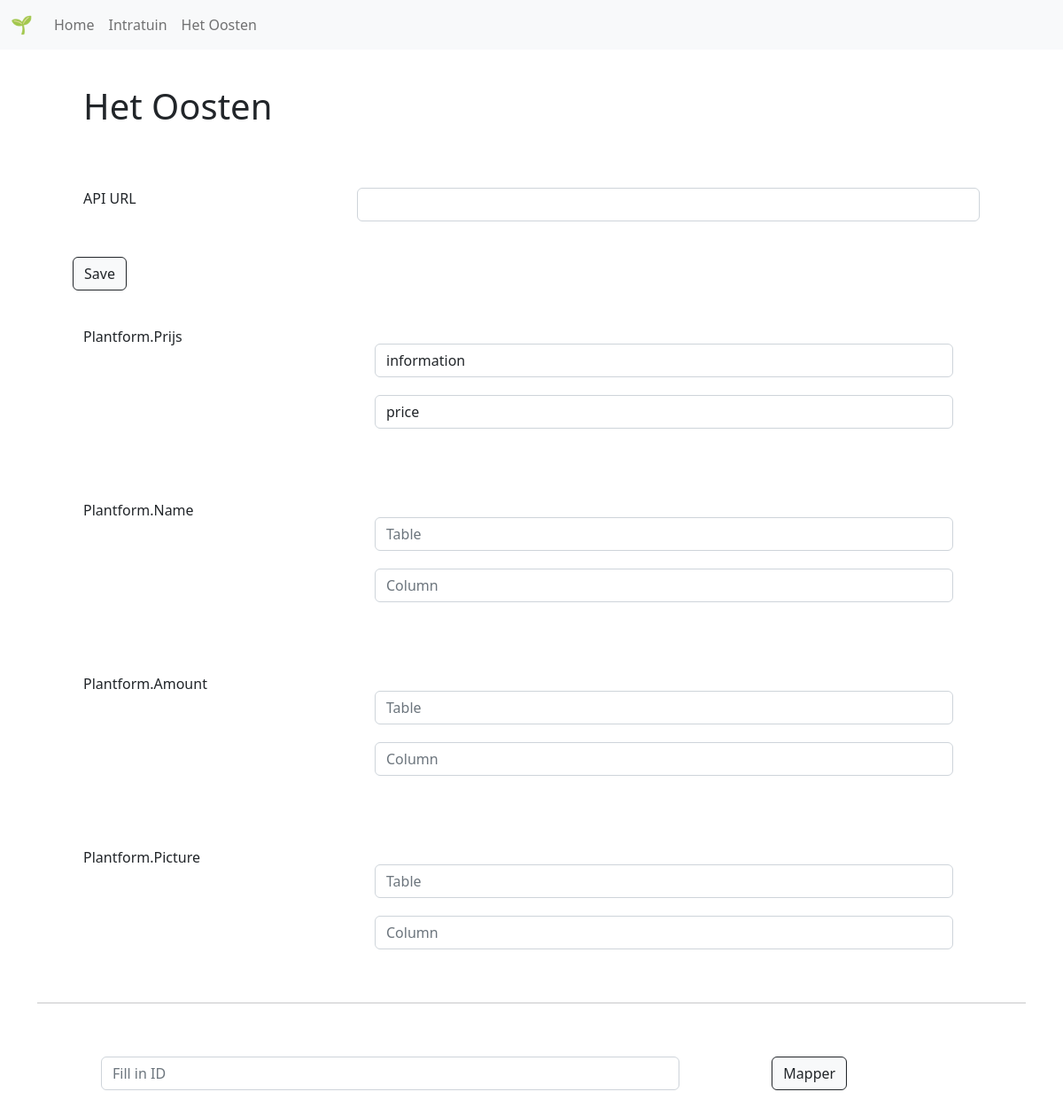
The page /het_oosten on the database as committed earlier.
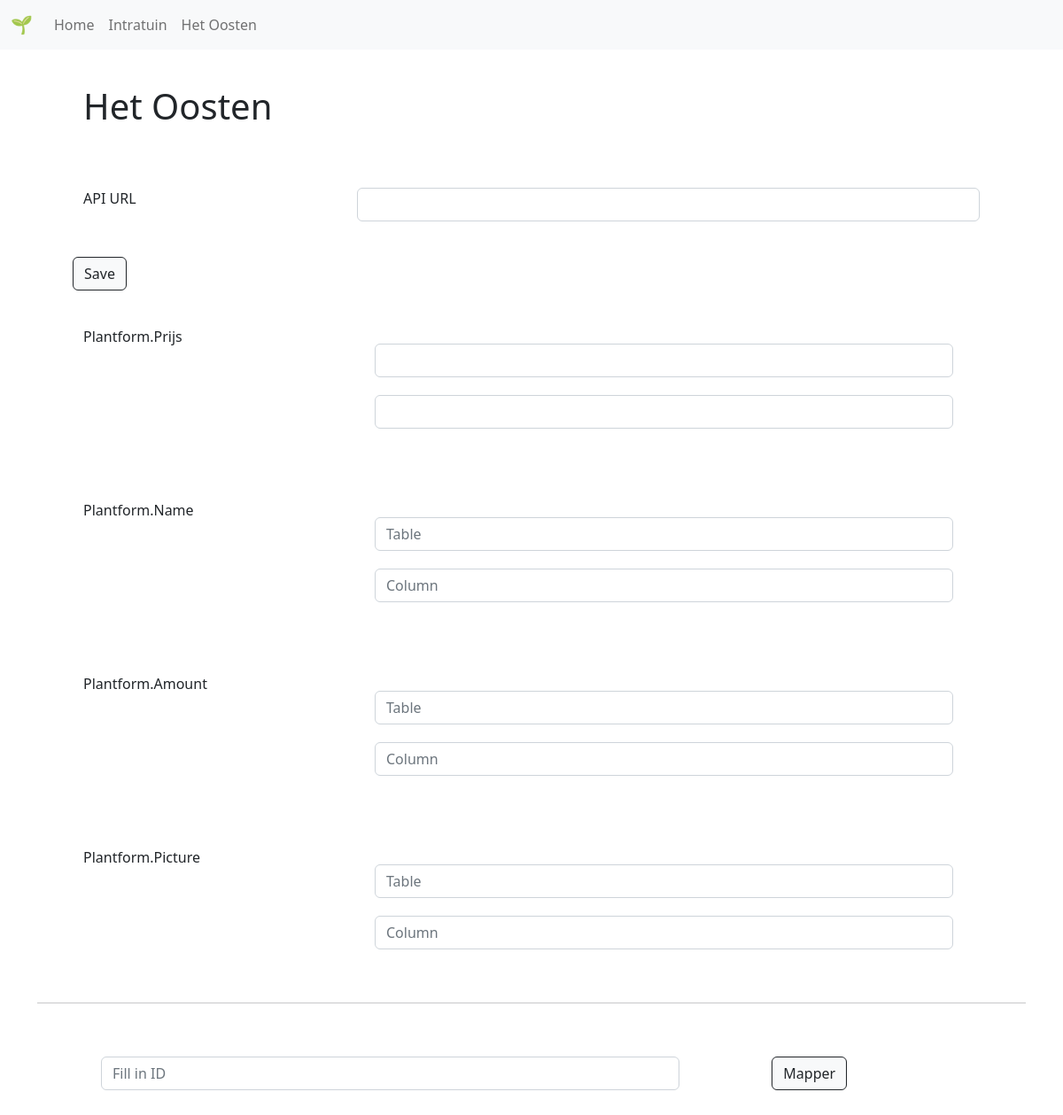
The same page on the database as committed later.
### tables this page shows
CREATE TABLE customers (id INTEGER PRIMARY KEY AUTOINCREMENT, name TEXT NOT NULL, suffix TEXT NOT NULL, url TEXT NOT NULL, source TEXT NOT NULL, pricetable TEXT NOT NULL, pricefield TEXT NOT NULL, nametable TEXT NOT NULL, namefield TEXT NOT NULL, amounttable TEXT NOT NULL, amountfield TEXT NOT NULL, picturetable TEXT NOT NULL, picturefield TEXT NOT NULL);

### app.py (the view)
@app.route("/<customer>", methods=['GET', 'POST'])
def checkcustomer(customer):
    if request.method == 'POST':
        return render_template("customer.html", customerFriendly=row["name"], customer=customer, customerApi=row["url"], pricetable=row["pricetable"], pricefield=row["pricefield"])
    else:
        customers = query_db('select * from customers')
        for row in customers:
            if customer == row["suffix"]:
                print (customer)
                return render_template("customer.html", customerFriendly=row["name"], customer=customer, customerApi=row["url"], pricetable=row["pricetable"], pricefield=row["pricefield"])
        return render_template("error.html", text="Customer not available")

### app.py (called while the page is built)
@app.teardown_appcontext
def close_connection(exception):
    db = getattr(g, '_database', None)
    if db is not None:
        db.close()

### helper.py (called while the page is built)
def get_db():
    db = getattr(g, '_database', None)
    if db is None:
        db = g._database = sqlite3.connect(DATABASE)
        db.row_factory = sqlite3.Row
    return db

def query_db(query, args=(), one=False):
    cur = get_db().execute(query, args)
    rv = cur.fetchall()
    cur.close()
    return (rv[0] if rv else None) if one else rv

### templates/customer.html
{% extends "layout.html" %}
  {% block body %}
<div class="container customer-page">
  <div class="row">
    <div class="col-sm">
      <h1>{{customerFriendly}}</h1>
    </div>
  </div>
  <form action="{{customer}}" method="post">
    <div class="row" class="plantform-field plantform-price">
      <div class="col-3 field-name">
        API URL
      </div>
      <div class="col-sm form-group">
        <input name="plantform-price-table" type="text" class="form-control" id="plantform-price-table">
      </div>
    </div>
    <div class="col-3">
      <div class="mapper-button">
        <button class="btn btn-light btn-outline-dark"" type="submit">Save</button>
      </div>
    </div>
  </form>
  <form action="api/{{customerApi}}" method="post">
    <div class="row" class="plantform-field plantform-price">
      <div class="col-3 field-name">
        Plantform.Prijs
      </div>
      <div class="col-8 field-form">
        <div class="col-sm form-group">
          <input name="plantform-price-table" type="text" class="form-control" id="plantform-price-table" placeholder="{{pricetable}}" value="{{pricetable}}">
        </div>
        <div class="col-sm form-group">
            <input name="plantform-price-column" type="text" class="form-control" id="plantform-price-column" placeholder="{{pricefield}}" value="{{pricefield}}">
          </div>
        </div>
      </div>
      <div class="row" class="plantform-field plantform-name">
        <div class="col-3 field-name">
          Plantform.Name
        </div>
      <div class="col-8 field-form">
        <div class="col-sm form-group">
          <input name="plantform-name-table" type="text" class="form-control" id="plantform-name-table" placeholder="Table">
        </div>
        <div class="col-sm form-group">
          <input name="plantform-name-column"" type="text" class="form-control" id="plantform-name-column" placeholder="Column">
        </div>
      </div>
    </div>
    <div class="row" class="plantform-field plantform-amount">
      <div class="col-3 field-name">
        Plantform.Amount
      </div>
      <div class="col-8 field-form">
        <div class="col-sm form-group">
          <input name="plantform-amount-table" type="text" class="form-control" id="plantform-amount-table" placeholder="Table">
        </div>
        <div class="col-sm form-group">
          <input name="plantform-amount-column" type="text" class="form-control" id="plantform-amount-column" placeholder="Column">
        </div>
      </div>
    </div>
    <div class="row" class="plantform-field plantform-picture">
      <div class="col-3 field-name">
        Plantform.Picture
      </div>
      <div class="col-8 field-form">
        <div class="col-sm form-group">
          <input name="plantform-picture-table" type="text" class="form-control" id="plantform-picture-table" placeholder="Table">
        </div>
        <div class="col-sm form-group">
          <input name="plantform-picture-column" type="text" class="form-control" id="plantform-picture-column" placeholder="Column">
        </div>
      </div>
    </div>
  <hr>
    <div class="row" class="execute-section">
      <div class="col-8">
        <div class="form-group plant-ID-input">
          <input name="plant-id" type="text" class="form-control" id="plantid-input" placeholder="Fill in ID">
        </div>
      </div>
      <div class="col-3">
        <div class="mapper-button">
          <button class="btn btn-light btn-outline-dark"" type="submit">Mapper</button>
        </div>
      </div>
    </div>
  </form>
</div>
  {% endblock %}

### templates/layout.html (shortened to what this page needs)
<!DOCTYPE html>
<html lang="en">
  <head>
    <link href="/static/style.css" rel="stylesheet">
    <link href="https://cdn.jsdelivr.net/npm/bootstrap@5.2.3/dist/css/bootstrap.min.css" rel="stylesheet">
    <nav class="navbar navbar-expand-lg bg-light">
      <div class="container-fluid">
        <a class="navbar-brand" href="/">🌱</a>
        <div class="collapse navbar-collapse" id="navbarSupportedContent">
          <ul class="navbar-nav me-auto mb-2 mb-lg-0">
            <li class="nav-item">
              <a class="nav-link" href="/">Home</a>
            </li>
            <li class="nav-item">
              <a class="nav-link" href="/intratuin">Intratuin</a>
            </li>
            <li class="nav-item">
              <a class="nav-link" href="/het_oosten">Het Oosten</a>
            </li>
          </ul>
        </div>
      </div>
    </nav>
  </head>
  <body>
    {% block body %}{% endblock %}
  </body>
</html>

### static/style.css (style rules this page uses)
.customer-page div { margin: 20px; }
.plant-ID-input { margin: 0px; padding: 0px; }

Rows that differ between the two databases and show on the page:
changed customers "Het Oosten": plantform-price-table "information" → (not shown); plantform-price-column "price" → (not shown)
